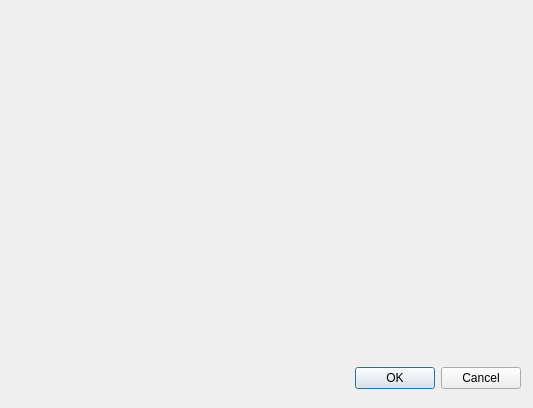
<?xml version="1.0" encoding="UTF-8"?>
<ui version="4.0">
 <class>Dialog</class>
 <widget class="QDialog" name="Dialog">
  <property name="geometry">
   <rect>
    <x>0</x>
    <y>0</y>
    <width>533</width>
    <height>408</height>
   </rect>
  </property>
  <property name="windowTitle">
   <string>配置</string>
  </property>
  <widget class="QWidget" name="layoutWidget">
   <property name="geometry">
    <rect>
     <x>170</x>
     <y>360</y>
     <width>351</width>
     <height>36</height>
    </rect>
   </property>
   <layout class="QHBoxLayout">
    <property name="spacing">
     <number>6</number>
    </property>
    <property name="leftMargin">
     <number>0</number>
    </property>
    <property name="topMargin">
     <number>0</number>
    </property>
    <property name="rightMargin">
     <number>0</number>
    </property>
    <property name="bottomMargin">
     <number>0</number>
    </property>
    <item>
     <spacer>
      <property name="orientation">
       <enum>Qt::Horizontal</enum>
      </property>
      <property name="sizeHint" stdset="0">
       <size>
        <width>131</width>
        <height>31</height>
       </size>
      </property>
     </spacer>
    </item>
    <item>
     <widget class="QPushButton" name="okButton">
      <property name="text">
       <string>OK</string>
      </property>
     </widget>
    </item>
    <item>
     <widget class="QPushButton" name="cancelButton">
      <property name="text">
       <string>Cancel</string>
      </property>
     </widget>
    </item>
   </layout>
  </widget>
 </widget>
 <resources/>
 <connections>
  <connection>
   <sender>okButton</sender>
   <signal>clicked()</signal>
   <receiver>Dialog</receiver>
   <slot>accept()</slot>
   <hints>
    <hint type="sourcelabel">
     <x>278</x>
     <y>253</y>
    </hint>
    <hint type="destinationlabel">
     <x>96</x>
     <y>254</y>
    </hint>
   </hints>
  </connection>
  <connection>
   <sender>cancelButton</sender>
   <signal>clicked()</signal>
   <receiver>Dialog</receiver>
   <slot>reject()</slot>
   <hints>
    <hint type="sourcelabel">
     <x>369</x>
     <y>253</y>
    </hint>
    <hint type="destinationlabel">
     <x>179</x>
     <y>282</y>
    </hint>
   </hints>
  </connection>
 </connections>
</ui>
